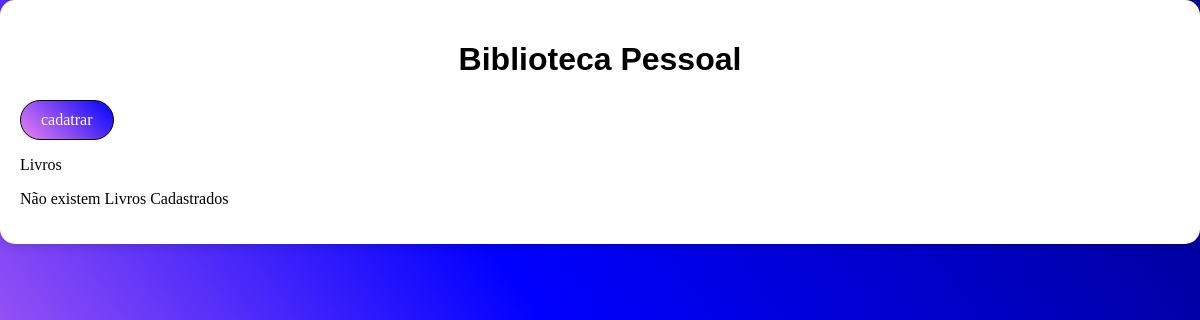
Page /telaPrincipal/ on the earlier database version.
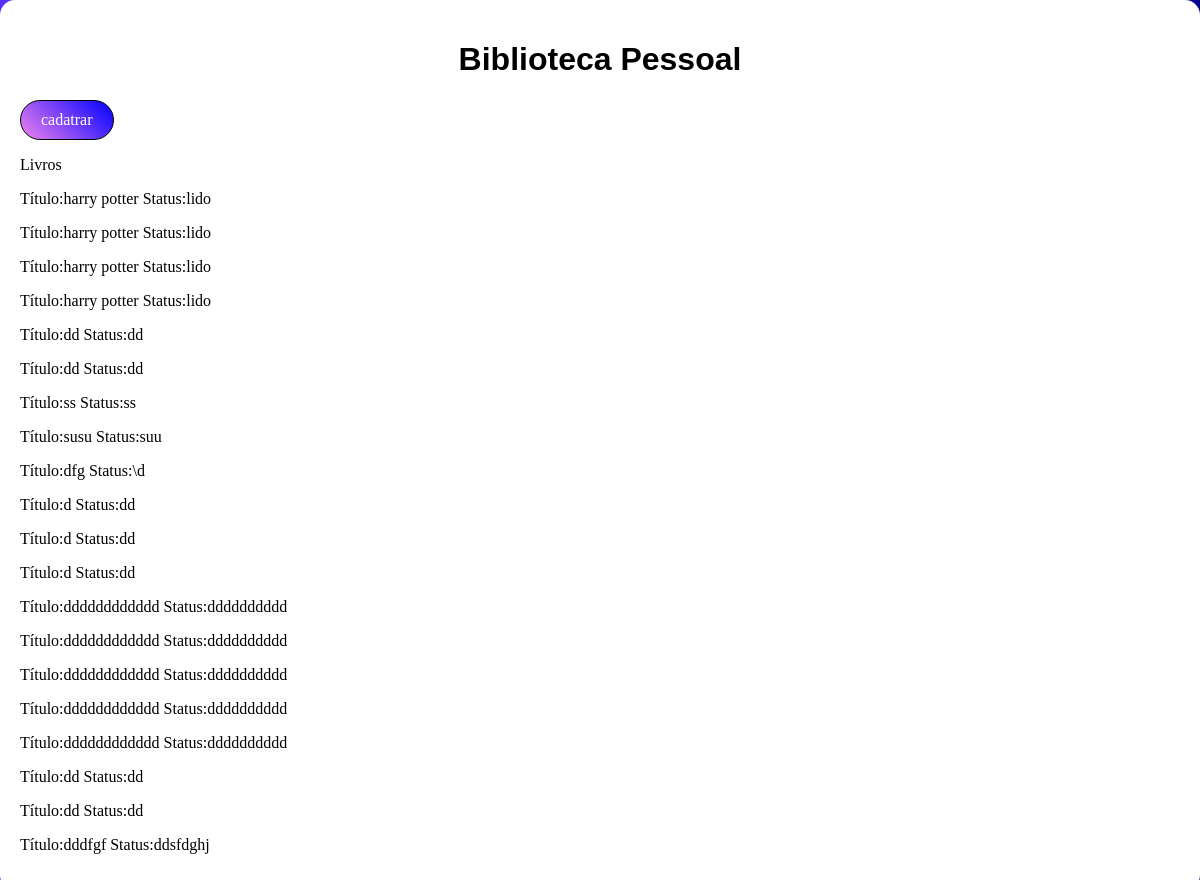
Same page on the later database version.
### core/models.py (models this page shows)
class livro(models.Model):
  titulo = models.CharField('Título', max_length=50)
  status = models.CharField('Status', max_length=9, choices=STATUS_CHOICES)

### core/views.py (the view)
# urls.py: path('telaPrincipal/',telaPrincipal, name='telaPrincipal' ),
def telaPrincipal(request):
  livrinhos = livro.objects.all()
  contex = {
    'Livros' : livrinhos
  }
  return render(request,'telaPrincipal.html', contex)

### templates/telaPrincipal.html (shortened to what this page needs)
<!DOCTYPE html>
{% load static %}
<html lang="pt-br">
<head>
  <link rel="stylesheet"  type="text/css" href="{% static 'estiloTP.css' %}">
</head>
<body>
  <div class="container">
    <div class="ap">
      <h1>Biblioteca Pessoal</h1>
    </div>
    <div class="cadas">
      <a href="{% url 'telaCadastro' %}"> cadatrar</a>
    </div>
    <div class="biblio">
       <p>Livros</p>
       {% for livro in Livros %}
        <p>Título:{{livro.titulo}}     Status:{{livro.status}}</p>
       {% empty %}
        <p>Não existem Livros Cadastrados</p>
       {% endfor %}
    </div>
  </div>
</body>
</html>

Differences in the rows shown:
added livro: titulo "harry potter", status "lido"
added livro: titulo "harry potter", status "lido"
added livro: titulo "harry potter", status "lido"
added livro: titulo "harry potter", status "lido"
added livro: titulo "dd", status "dd"
added livro: titulo "dd", status "dd"
added livro: titulo "ss", status "ss"
added livro: titulo "susu", status "suu"
added livro: titulo "dfg", status "\\d"
added livro: titulo "d", status "dd"
added livro: titulo "d", status "dd"
added livro: titulo "d", status "dd"
added livro: titulo "dddddddddddd", status "dddddddddd"
added livro: titulo "dddddddddddd", status "dddddddddd"
added livro: titulo "dddddddddddd", status "dddddddddd"
added livro: titulo "dddddddddddd", status "dddddddddd"
added livro: titulo "dddddddddddd", status "dddddddddd"
added livro: titulo "dd", status "dd"
added livro: titulo "dd", status "dd"
added livro: titulo "dddfgf", status "ddsfdghj"
Other differences:
text no longer shown: "Não existem Livros Cadastrados"
